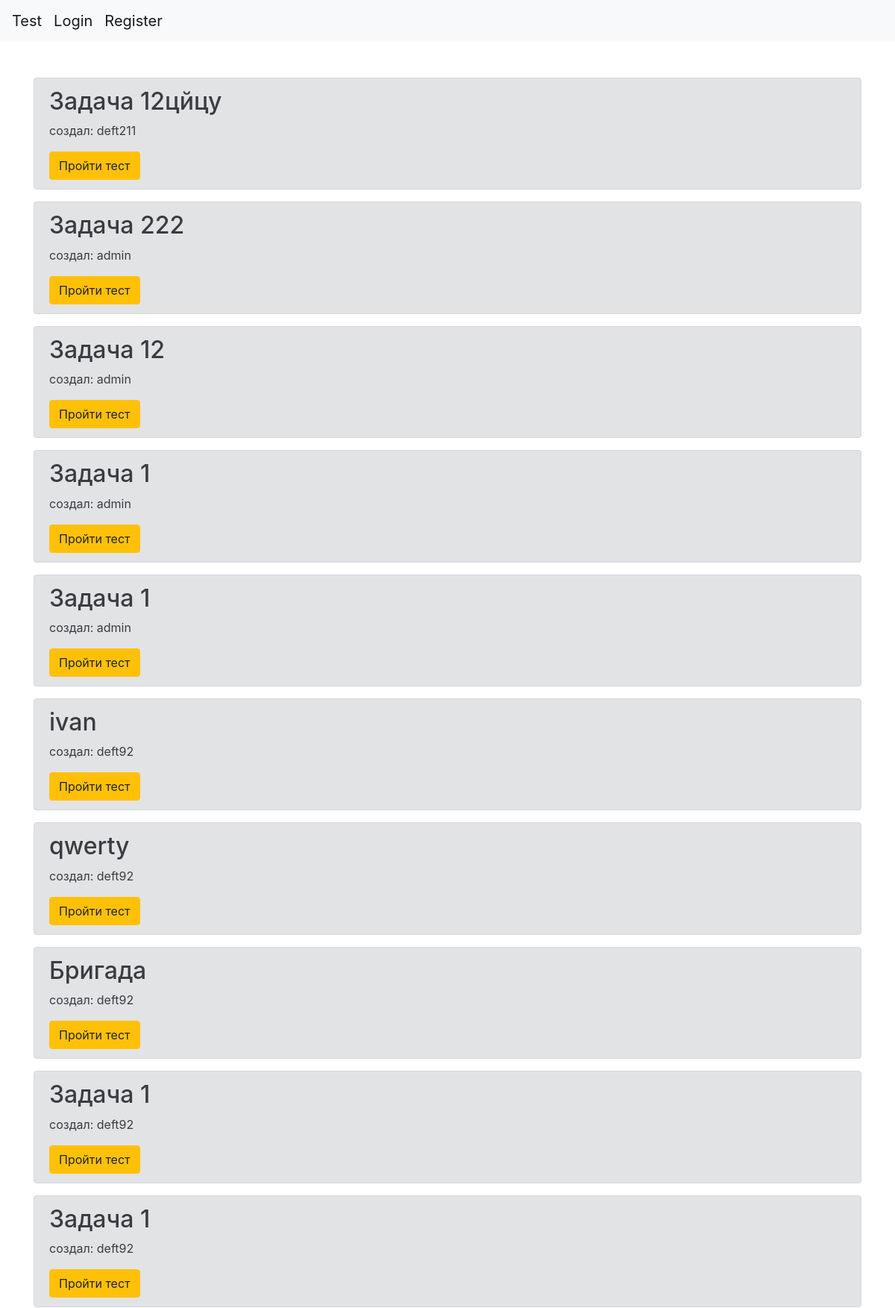
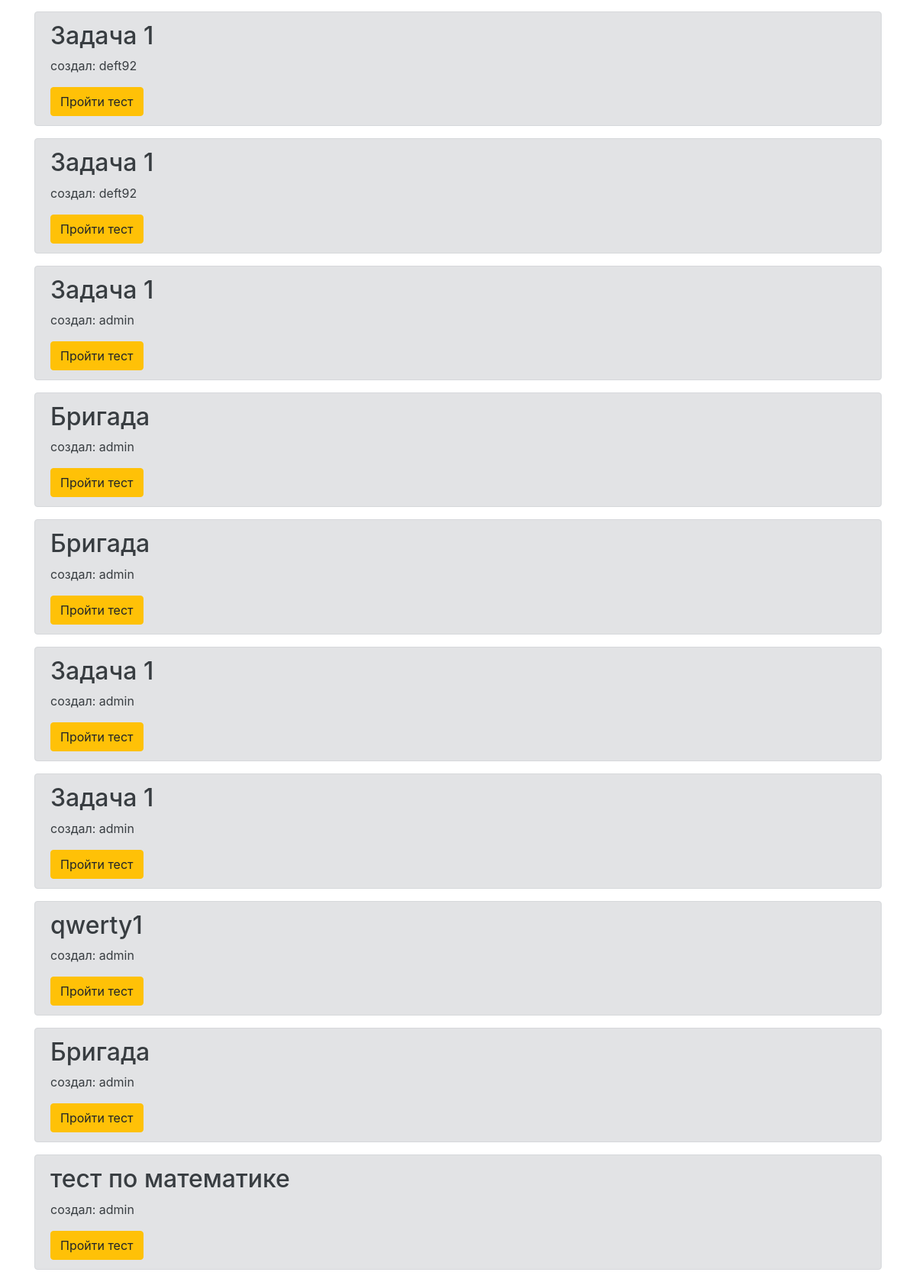
The page / on the database its author committed (2 pictures, top to bottom).
### tests/models.py (models this page shows, shortened)
class Tests(models.Model):
    class Meta:
        verbose_name='Тесты'
    owner = models.ForeignKey('Profile', on_delete=models.CASCADE)
    title = models.CharField(max_length=150,verbose_name='Название тесте')
    questions = models.ManyToManyField('Question',  blank=True, )
    max_points = models.FloatField(default=0)

class Profile(models.Model):
    user = models.OneToOneField(User, on_delete=models.CASCADE)
    avatar = models.ImageField(null=True)
    about = models.TextField(max_length=500,null=True, blank=True)
    birthday = models.DateField(null=True, blank=True)
    create_test = models.ForeignKey(Tests,null=True,blank=True, on_delete=models.DO_NOTHING)
    complete = models.ManyToManyField(Tests,  blank=True, related_name='complete')
    def __str__(self):
        return self.user.username

### tests/views.py (the view)
# urls.py: path('', IndexView.as_view(), name='index'),
class IndexView(ListView):
    template_name = 'index.html'
    context_object_name = 'tests'
    def get_queryset(self):
        return Tests.objects.all().order_by('-pk')

### tests/templates/index.html
{%extends 'base.html'%}
{%block content%}
{% if tests %}
<div class="container mt-5">
    {% for test in tests %}
    <div class="alert alert-secondary">
        <h2>{{ test.title }} </h2>
        <p>создал: {{ test.owner}}</p>
        <a href="{% url 'test' test.pk %}"class="btn btn-warning">Пройти тест</a>
    </div>
    {% endfor %}
{% else %}
    <p>No polls are available.</p>
{% endif %}
{%endblock content%}

### rows shown on the page
Tests: title "Задача 12цйцу", owner "deft211"
Tests: title "Задача 222", owner "admin"
Tests: title "Задача 12", owner "admin"
Tests: title "Задача 1", owner "admin"
Tests: title "Задача 1", owner "admin"
Tests: title "ivan", owner "deft92"
Tests: title "qwerty", owner "deft92"
Tests: title "Бригада", owner "deft92"
Tests: title "Задача 1", owner "deft92"
Tests: title "Задача 1", owner "deft92"
Tests: title "Задача 1", owner "deft92"
Tests: title "Задача 1", owner "deft92"
Tests: title "Задача 1", owner "admin"
Tests: title "Бригада", owner "admin"
Tests: title "Бригада", owner "admin"
Tests: title "Задача 1", owner "admin"
Tests: title "Задача 1", owner "admin"
Tests: title "qwerty1", owner "admin"
Tests: title "Бригада", owner "admin"
Tests: title "тест по математике", owner "admin"
